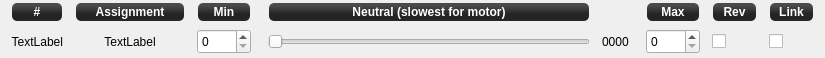
<?xml version="1.0" encoding="UTF-8"?>
<ui version="4.0">
 <class>outputChannelForm</class>
 <widget class="QWidget" name="outputChannelForm">
  <property name="geometry">
   <rect>
    <x>0</x>
    <y>0</y>
    <width>825</width>
    <height>58</height>
   </rect>
  </property>
  <property name="windowTitle">
   <string>Form</string>
  </property>
  <layout class="QGridLayout" name="gridLayout">
   <property name="topMargin">
    <number>1</number>
   </property>
   <property name="bottomMargin">
    <number>1</number>
   </property>
   <property name="horizontalSpacing">
    <number>12</number>
   </property>
   <item row="1" column="5">
    <widget class="QLabel" name="actuatorValue">
     <property name="sizePolicy">
      <sizepolicy hsizetype="Minimum" vsizetype="Preferred">
       <horstretch>0</horstretch>
       <verstretch>0</verstretch>
      </sizepolicy>
     </property>
     <property name="minimumSize">
      <size>
       <width>0</width>
       <height>25</height>
      </size>
     </property>
     <property name="toolTip">
      <string>Current value of slider.</string>
     </property>
     <property name="text">
      <string>0000</string>
     </property>
    </widget>
   </item>
   <item row="0" column="10">
    <widget class="QLabel" name="legend5">
     <property name="sizePolicy">
      <sizepolicy hsizetype="Minimum" vsizetype="Fixed">
       <horstretch>0</horstretch>
       <verstretch>0</verstretch>
      </sizepolicy>
     </property>
     <property name="minimumSize">
      <size>
       <width>0</width>
       <height>20</height>
      </size>
     </property>
     <property name="font">
      <font>
       <weight>75</weight>
       <italic>false</italic>
       <bold>true</bold>
      </font>
     </property>
     <property name="styleSheet">
      <string notr="true">background-color: qlineargradient(spread:reflect, x1:0.507, y1:0, x2:0.507, y2:0.772, stop:0.208955 rgba(74, 74, 74, 255), stop:0.78607 rgba(36, 36, 36, 255));
color: rgb(255, 255, 255);
border-radius: 5;
font:bold;
margin:1px;</string>
     </property>
     <property name="text">
      <string>Link</string>
     </property>
     <property name="alignment">
      <set>Qt::AlignCenter</set>
     </property>
    </widget>
   </item>
   <item row="1" column="1">
    <widget class="QLabel" name="actuatorName">
     <property name="sizePolicy">
      <sizepolicy hsizetype="Minimum" vsizetype="Preferred">
       <horstretch>0</horstretch>
       <verstretch>0</verstretch>
      </sizepolicy>
     </property>
     <property name="minimumSize">
      <size>
       <width>110</width>
       <height>25</height>
      </size>
     </property>
     <property name="text">
      <string>TextLabel</string>
     </property>
     <property name="alignment">
      <set>Qt::AlignCenter</set>
     </property>
    </widget>
   </item>
   <item row="0" column="0">
    <widget class="QLabel" name="legend6">
     <property name="sizePolicy">
      <sizepolicy hsizetype="Minimum" vsizetype="Fixed">
       <horstretch>0</horstretch>
       <verstretch>0</verstretch>
      </sizepolicy>
     </property>
     <property name="minimumSize">
      <size>
       <width>0</width>
       <height>20</height>
      </size>
     </property>
     <property name="font">
      <font>
       <weight>75</weight>
       <italic>false</italic>
       <bold>true</bold>
      </font>
     </property>
     <property name="layoutDirection">
      <enum>Qt::LeftToRight</enum>
     </property>
     <property name="styleSheet">
      <string notr="true">background-color: qlineargradient(spread:reflect, x1:0.507, y1:0, x2:0.507, y2:0.772, stop:0.208955 rgba(74, 74, 74, 255), stop:0.78607 rgba(36, 36, 36, 255));
color: rgb(255, 255, 255);
border-radius: 5;
font:bold;
margin:1px;</string>
     </property>
     <property name="text">
      <string>#</string>
     </property>
     <property name="alignment">
      <set>Qt::AlignCenter</set>
     </property>
     <property name="margin">
      <number>0</number>
     </property>
    </widget>
   </item>
   <item row="1" column="0">
    <widget class="QLabel" name="actuatorNumber">
     <property name="sizePolicy">
      <sizepolicy hsizetype="Minimum" vsizetype="Preferred">
       <horstretch>0</horstretch>
       <verstretch>0</verstretch>
      </sizepolicy>
     </property>
     <property name="minimumSize">
      <size>
       <width>20</width>
       <height>25</height>
      </size>
     </property>
     <property name="toolTip">
      <string>Channel Number</string>
     </property>
     <property name="layoutDirection">
      <enum>Qt::LeftToRight</enum>
     </property>
     <property name="text">
      <string>TextLabel</string>
     </property>
     <property name="alignment">
      <set>Qt::AlignRight|Qt::AlignTrailing|Qt::AlignVCenter</set>
     </property>
    </widget>
   </item>
   <item row="1" column="2">
    <widget class="QSpinBox" name="actuatorMin">
     <property name="minimumSize">
      <size>
       <width>0</width>
       <height>25</height>
      </size>
     </property>
     <property name="focusPolicy">
      <enum>Qt::StrongFocus</enum>
     </property>
     <property name="toolTip">
      <string>Minimum PWM value, beware of not overdriving your servo.</string>
     </property>
     <property name="maximum">
      <number>9999</number>
     </property>
    </widget>
   </item>
   <item row="1" column="9">
    <widget class="QCheckBox" name="actuatorRev">
     <property name="sizePolicy">
      <sizepolicy hsizetype="Fixed" vsizetype="Fixed">
       <horstretch>0</horstretch>
       <verstretch>0</verstretch>
      </sizepolicy>
     </property>
     <property name="minimumSize">
      <size>
       <width>45</width>
       <height>25</height>
      </size>
     </property>
     <property name="focusPolicy">
      <enum>Qt::StrongFocus</enum>
     </property>
     <property name="toolTip">
      <string>Check to invert the channel.</string>
     </property>
    </widget>
   </item>
   <item row="0" column="4">
    <widget class="QLabel" name="legend2">
     <property name="sizePolicy">
      <sizepolicy hsizetype="Expanding" vsizetype="Fixed">
       <horstretch>0</horstretch>
       <verstretch>0</verstretch>
      </sizepolicy>
     </property>
     <property name="minimumSize">
      <size>
       <width>0</width>
       <height>20</height>
      </size>
     </property>
     <property name="font">
      <font>
       <weight>75</weight>
       <italic>false</italic>
       <bold>true</bold>
      </font>
     </property>
     <property name="styleSheet">
      <string notr="true">background-color: qlineargradient(spread:reflect, x1:0.507, y1:0, x2:0.507, y2:0.772, stop:0.208955 rgba(74, 74, 74, 255), stop:0.78607 rgba(36, 36, 36, 255));
color: rgb(255, 255, 255);
border-radius: 5;
font:bold;
margin:1px;</string>
     </property>
     <property name="text">
      <string>Neutral (slowest for motor)</string>
     </property>
     <property name="alignment">
      <set>Qt::AlignCenter</set>
     </property>
    </widget>
   </item>
   <item row="0" column="1">
    <widget class="QLabel" name="legend0">
     <property name="sizePolicy">
      <sizepolicy hsizetype="Minimum" vsizetype="Fixed">
       <horstretch>0</horstretch>
       <verstretch>0</verstretch>
      </sizepolicy>
     </property>
     <property name="minimumSize">
      <size>
       <width>0</width>
       <height>20</height>
      </size>
     </property>
     <property name="font">
      <font>
       <weight>75</weight>
       <italic>false</italic>
       <bold>true</bold>
      </font>
     </property>
     <property name="styleSheet">
      <string notr="true">background-color: qlineargradient(spread:reflect, x1:0.507, y1:0, x2:0.507, y2:0.772, stop:0.208955 rgba(74, 74, 74, 255), stop:0.78607 rgba(36, 36, 36, 255));
color: rgb(255, 255, 255);
border-radius: 5;
font:bold;
margin:1px;</string>
     </property>
     <property name="text">
      <string>Assignment</string>
     </property>
     <property name="alignment">
      <set>Qt::AlignCenter</set>
     </property>
    </widget>
   </item>
   <item row="1" column="3">
    <spacer name="horizontalSpacer">
     <property name="orientation">
      <enum>Qt::Horizontal</enum>
     </property>
     <property name="sizeType">
      <enum>QSizePolicy::Minimum</enum>
     </property>
     <property name="sizeHint" stdset="0">
      <size>
       <width>5</width>
       <height>20</height>
      </size>
     </property>
    </spacer>
   </item>
   <item row="0" column="2">
    <widget class="QLabel" name="legend1">
     <property name="sizePolicy">
      <sizepolicy hsizetype="Minimum" vsizetype="Fixed">
       <horstretch>0</horstretch>
       <verstretch>0</verstretch>
      </sizepolicy>
     </property>
     <property name="minimumSize">
      <size>
       <width>0</width>
       <height>20</height>
      </size>
     </property>
     <property name="font">
      <font>
       <weight>75</weight>
       <italic>false</italic>
       <bold>true</bold>
      </font>
     </property>
     <property name="styleSheet">
      <string notr="true">background-color: qlineargradient(spread:reflect, x1:0.507, y1:0, x2:0.507, y2:0.772, stop:0.208955 rgba(74, 74, 74, 255), stop:0.78607 rgba(36, 36, 36, 255));
color: rgb(255, 255, 255);
border-radius: 5;
font:bold;
margin:1px;</string>
     </property>
     <property name="text">
      <string>Min</string>
     </property>
     <property name="alignment">
      <set>Qt::AlignCenter</set>
     </property>
    </widget>
   </item>
   <item row="0" column="8">
    <widget class="QLabel" name="legend3">
     <property name="sizePolicy">
      <sizepolicy hsizetype="Minimum" vsizetype="Fixed">
       <horstretch>0</horstretch>
       <verstretch>0</verstretch>
      </sizepolicy>
     </property>
     <property name="minimumSize">
      <size>
       <width>0</width>
       <height>20</height>
      </size>
     </property>
     <property name="font">
      <font>
       <weight>75</weight>
       <italic>false</italic>
       <bold>true</bold>
      </font>
     </property>
     <property name="styleSheet">
      <string notr="true">background-color: qlineargradient(spread:reflect, x1:0.507, y1:0, x2:0.507, y2:0.772, stop:0.208955 rgba(74, 74, 74, 255), stop:0.78607 rgba(36, 36, 36, 255));
color: rgb(255, 255, 255);
border-radius: 5;
font:bold;
margin:1px;</string>
     </property>
     <property name="text">
      <string>Max</string>
     </property>
     <property name="alignment">
      <set>Qt::AlignCenter</set>
     </property>
    </widget>
   </item>
   <item row="1" column="10">
    <widget class="QCheckBox" name="actuatorLink">
     <property name="sizePolicy">
      <sizepolicy hsizetype="Fixed" vsizetype="Fixed">
       <horstretch>0</horstretch>
       <verstretch>0</verstretch>
      </sizepolicy>
     </property>
     <property name="minimumSize">
      <size>
       <width>45</width>
       <height>25</height>
      </size>
     </property>
     <property name="focusPolicy">
      <enum>Qt::StrongFocus</enum>
     </property>
     <property name="toolTip">
      <string>Output mode</string>
     </property>
    </widget>
   </item>
   <item row="1" column="6">
    <spacer name="horizontalSpacer_2">
     <property name="orientation">
      <enum>Qt::Horizontal</enum>
     </property>
     <property name="sizeType">
      <enum>QSizePolicy::Minimum</enum>
     </property>
     <property name="sizeHint" stdset="0">
      <size>
       <width>5</width>
       <height>20</height>
      </size>
     </property>
    </spacer>
   </item>
   <item row="0" column="9">
    <widget class="QLabel" name="legend4">
     <property name="sizePolicy">
      <sizepolicy hsizetype="Minimum" vsizetype="Fixed">
       <horstretch>0</horstretch>
       <verstretch>0</verstretch>
      </sizepolicy>
     </property>
     <property name="minimumSize">
      <size>
       <width>0</width>
       <height>20</height>
      </size>
     </property>
     <property name="font">
      <font>
       <weight>75</weight>
       <italic>false</italic>
       <bold>true</bold>
      </font>
     </property>
     <property name="styleSheet">
      <string notr="true">background-color: qlineargradient(spread:reflect, x1:0.507, y1:0, x2:0.507, y2:0.772, stop:0.208955 rgba(74, 74, 74, 255), stop:0.78607 rgba(36, 36, 36, 255));
color: rgb(255, 255, 255);
border-radius: 5;
font:bold;
margin:1px;</string>
     </property>
     <property name="text">
      <string>Rev</string>
     </property>
     <property name="alignment">
      <set>Qt::AlignCenter</set>
     </property>
    </widget>
   </item>
   <item row="1" column="4">
    <widget class="QSlider" name="actuatorNeutral">
     <property name="sizePolicy">
      <sizepolicy hsizetype="MinimumExpanding" vsizetype="Fixed">
       <horstretch>0</horstretch>
       <verstretch>0</verstretch>
      </sizepolicy>
     </property>
     <property name="minimumSize">
      <size>
       <width>0</width>
       <height>25</height>
      </size>
     </property>
     <property name="focusPolicy">
      <enum>Qt::StrongFocus</enum>
     </property>
     <property name="maximum">
      <number>9999</number>
     </property>
     <property name="orientation">
      <enum>Qt::Horizontal</enum>
     </property>
    </widget>
   </item>
   <item row="1" column="8">
    <widget class="QSpinBox" name="actuatorMax">
     <property name="minimumSize">
      <size>
       <width>0</width>
       <height>25</height>
      </size>
     </property>
     <property name="focusPolicy">
      <enum>Qt::StrongFocus</enum>
     </property>
     <property name="toolTip">
      <string>Maximum PWM value, beware of not overdriving your servo.</string>
     </property>
     <property name="maximum">
      <number>9999</number>
     </property>
    </widget>
   </item>
  </layout>
 </widget>
 <tabstops>
  <tabstop>actuatorMin</tabstop>
  <tabstop>actuatorNeutral</tabstop>
  <tabstop>actuatorMax</tabstop>
  <tabstop>actuatorRev</tabstop>
  <tabstop>actuatorLink</tabstop>
 </tabstops>
 <resources/>
 <connections/>
</ui>
